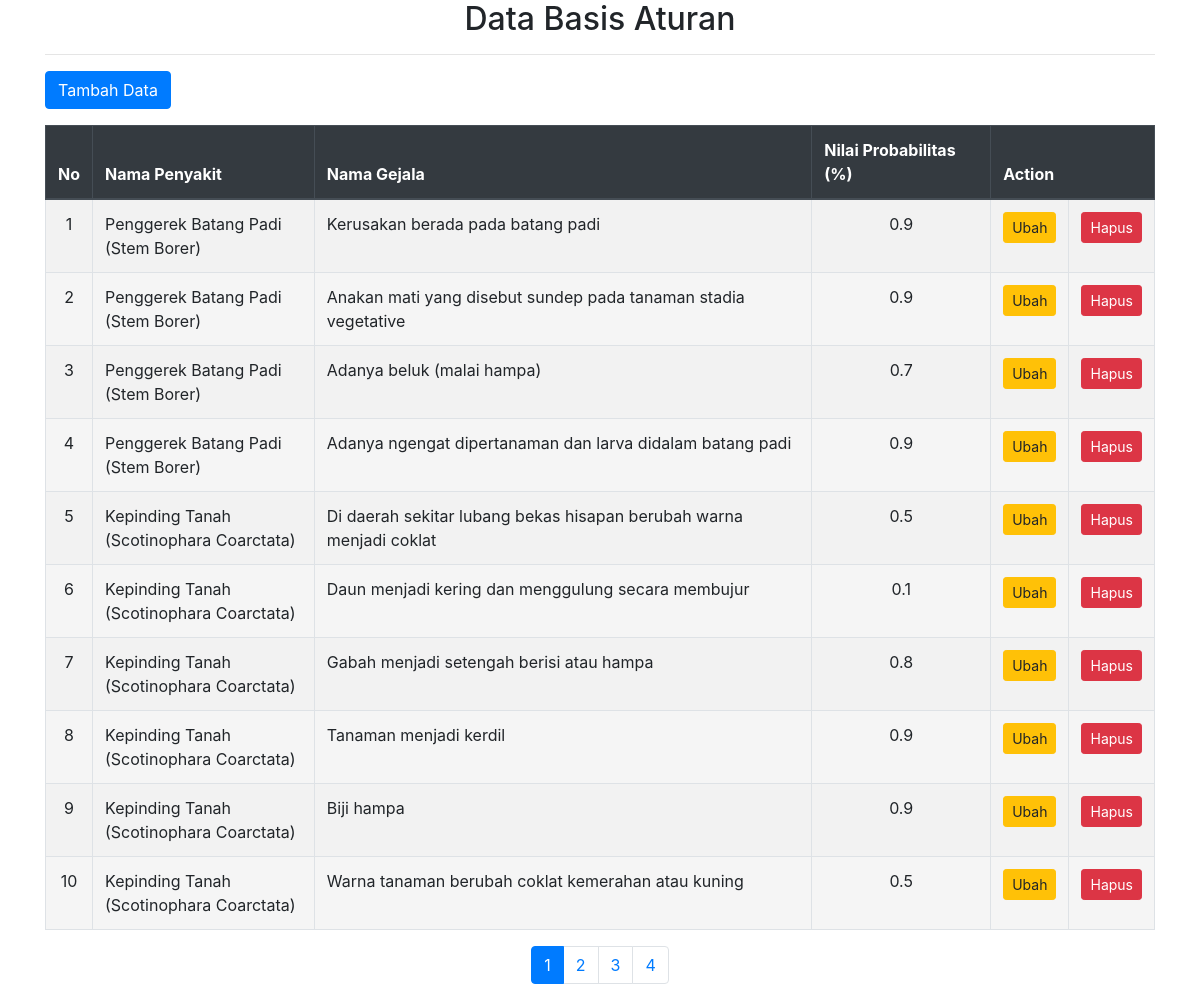
The page /pages_aturan/aturan_data.php on the database as committed earlier.
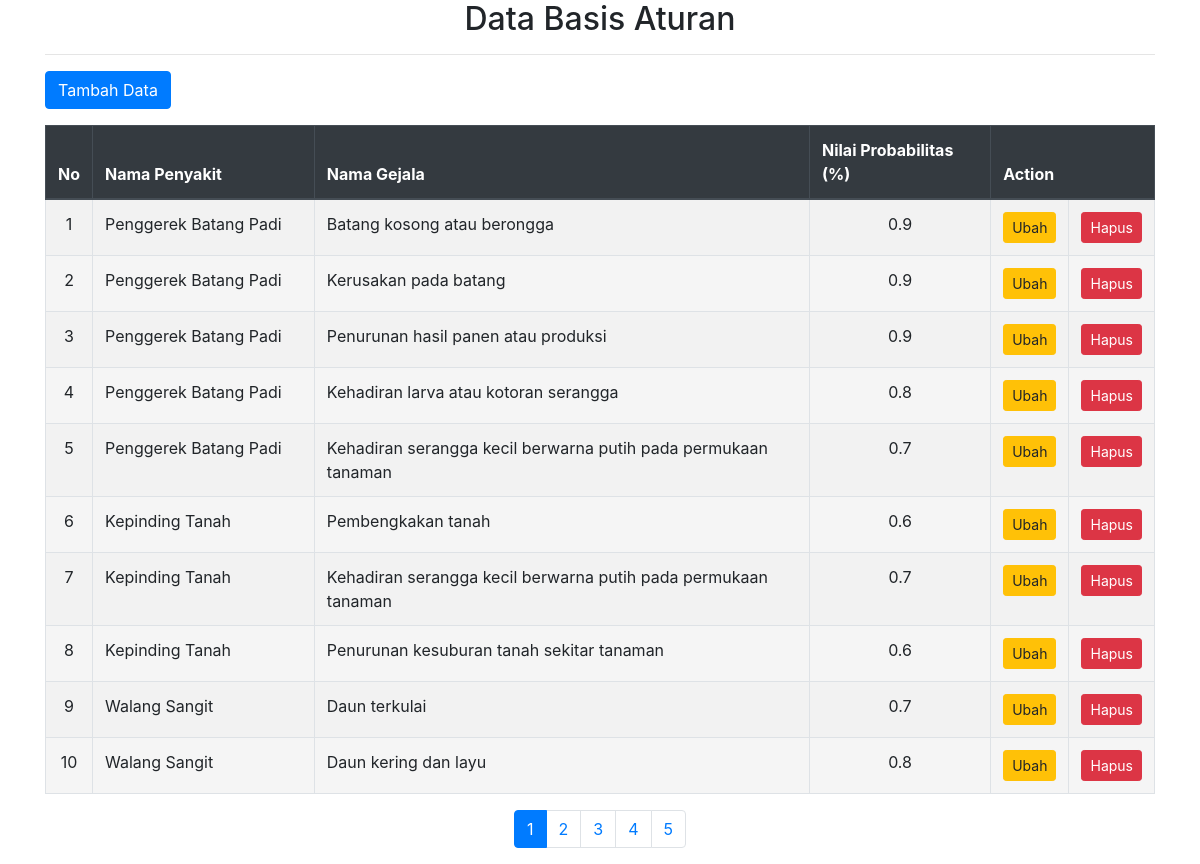
The same page on the database as committed later.
### tables this page shows
CREATE TABLE `tblaturan` (
  `kd_aturan` int(11) NOT NULL,
  `kd_gejala` varchar(7) NOT NULL,
  `kd_penyakit` varchar(7) NOT NULL,
  `nl_prob` decimal(2,1) NOT NULL
);

CREATE TABLE `tblpenyakit` (
  `kd_penyakit` varchar(7) NOT NULL,
  `nm_penyakit` varchar(40) NOT NULL,
  `nl_penyakit` float NOT NULL,
  `pengobatan` text NOT NULL
);

CREATE TABLE `tblgejala` (
  `kd_gejala` varchar(7) NOT NULL,
  `nm_gejala` varchar(80) NOT NULL
);

### pages_aturan/aturan_data.php (the view, shortened to what this page needs)
<?php
  include "lib/koneksi.php";
  $batas = 10;
  $halaman = isset($_GET['halaman']) ? $_GET['halaman'] : 1;
  if (empty($halaman)) {
    $posisi = 0;
    $halaman = 1;
  } else {
    $posisi = ($halaman - 1) * $batas;
  }
 ?>
<!DOCTYPE html>
<html lang="en">
<head>
  <link rel="stylesheet" href="https://maxcdn.bootstrapcdn.com/bootstrap/4.5.2/css/bootstrap.min.css">
</head>
<body>
<div class="container">
  <center><h2>Data Basis Aturan</h2></center><hr>
  <?php
    $query = "SELECT a.kd_aturan, b.kd_penyakit, b.nm_penyakit, c.kd_gejala, c.nm_gejala, a.nl_prob
            FROM tblaturan a
            JOIN tblpenyakit b ON a.kd_penyakit = b.kd_penyakit
            JOIN tblgejala c ON a.kd_gejala = c.kd_gejala
            ORDER BY b.kd_penyakit ASC, c.kd_gejala ASC
            LIMIT $posisi, $batas";
  $tampil = mysqli_query($konek, $query);
?>
<div class="mb-3">
    <form action="?open=Aturan-Add&status=tambah" target="_self" method="Post">
        <button type="submit" name="btntambah" class="btn btn-primary">Tambah Data</button>
    </form>
  </div>
  <table class="table table-striped table-bordered">
        <thead class="thead-dark">
          <tr>
        <th>No</th>
        <th width="20%">Nama Penyakit</th>
        <th>Nama Gejala</th>
        <th>Nilai Probabilitas (%)</th>
        <th colspan="2" width="10%">Action</th>
      </tr>
      </thead>
        <tbody>
  <?php
    $no = $posisi + 1;
    while ($data = mysqli_fetch_array($tampil)) {
      $warna = ($no % 2 == 1) ? '' : '#F5F5F5';
      echo "<tr bgcolor='$warna'>
              <td align='center'>$no</td>
              <td>$data[nm_penyakit]</td>
              <td>$data[nm_gejala]</td>
              <td align='center'>$data[nl_prob]</td>
              <td align='center'><a href='?open=Aturan-Edit&kode=$data[kd_aturan]' target='_self' alt='Edit Data' class='btn btn-warning btn-sm'>Ubah</a></td>
              <td align='center'><a href='?open=Aturan-Hapus&kode=$data[kd_aturan]' target='_self' alt='Delete Data' class='btn btn-danger btn-sm'>Hapus</a></td>
            </tr>";
      $no++;
    }
    echo "</table>";
    $semuadata = "SELECT a.kd_aturan, b.kd_penyakit, b.nm_penyakit, c.kd_gejala, c.nm_gejala, a.nl_prob
                  FROM tblaturan a
                  JOIN tblpenyakit b ON a.kd_penyakit = b.kd_penyakit
                  JOIN tblgejala c ON a.kd_gejala = c.kd_gejala
                  ORDER BY b.kd_penyakit ASC, c.kd_gejala ASC";
    $query2     = mysqli_query($konek, $semuadata);
    $jmldata    = mysqli_num_rows($query2);
    $jmlhalaman = ceil($jmldata / $batas);
echo "<ul class='pagination justify-content-center'>";
      for ($a = 1; $a <= $jmlhalaman; $a++) {
        if ($a != $halaman) {
          echo "<li class='page-item'><a class='page-link' href='?open=Basis-Aturan&halaman=$a'>$a</a></li>";
        } else {
          echo "<li class='page-item active'><a class='page-link' href='#'>$a</a></li>";
        }
      }
      echo "</ul>";
      ?>
    </div>
</body>
</html>

Rows that differ between the two databases and show on the page:
removed tblaturan: kd_penyakit.nm_penyakit "Penggerek Batang Padi (Stem Borer)", kd_gejala.nm_gejala "Kerusakan berada pada batang padi", nl_prob "0.9"
removed tblaturan: kd_penyakit.nm_penyakit "Penggerek Batang Padi (Stem Borer)", kd_gejala.nm_gejala "Anakan mati yang disebut sundep pada tanaman stadia vegetative", nl_prob "0.9"
removed tblaturan: kd_penyakit.nm_penyakit "Penggerek Batang Padi (Stem Borer)", kd_gejala.nm_gejala "Adanya beluk (malai hampa)", nl_prob "0.7"
removed tblaturan: kd_penyakit.nm_penyakit "Penggerek Batang Padi (Stem Borer)", kd_gejala.nm_gejala "Adanya ngengat dipertanaman dan larva didalam batang padi", nl_prob "0.9"
removed tblaturan: kd_penyakit.nm_penyakit "Kepinding Tanah (Scotinophara Coarctata)", kd_gejala.nm_gejala "Di daerah sekitar lubang bekas hisapan berubah warna menjadi coklat", nl_prob "0.5"
removed tblaturan: kd_penyakit.nm_penyakit "Kepinding Tanah (Scotinophara Coarctata)", kd_gejala.nm_gejala "Daun menjadi kering dan menggulung secara membujur", nl_prob "0.1"
removed tblaturan: kd_penyakit.nm_penyakit "Kepinding Tanah (Scotinophara Coarctata)", kd_gejala.nm_gejala "Gabah menjadi setengah berisi atau hampa", nl_prob "0.8"
removed tblaturan: kd_penyakit.nm_penyakit "Kepinding Tanah (Scotinophara Coarctata)", kd_gejala.nm_gejala "Tanaman menjadi kerdil", nl_prob "0.9"
removed tblaturan: kd_penyakit.nm_penyakit "Kepinding Tanah (Scotinophara Coarctata)", kd_gejala.nm_gejala "Biji hampa", nl_prob "0.9"
removed tblaturan: kd_penyakit.nm_penyakit "Kepinding Tanah (Scotinophara Coarctata)", kd_gejala.nm_gejala "Warna tanaman berubah coklat kemerahan atau kuning", nl_prob "0.5"
added tblaturan: kd_penyakit.nm_penyakit "Penggerek Batang Padi", kd_gejala.nm_gejala "Batang kosong atau berongga", nl_prob "0.9"
added tblaturan: kd_penyakit.nm_penyakit "Penggerek Batang Padi", kd_gejala.nm_gejala "Kerusakan pada batang", nl_prob "0.9"
added tblaturan: kd_penyakit.nm_penyakit "Penggerek Batang Padi", kd_gejala.nm_gejala "Penurunan hasil panen atau produksi", nl_prob "0.9"
added tblaturan: kd_penyakit.nm_penyakit "Penggerek Batang Padi", kd_gejala.nm_gejala "Kehadiran larva atau kotoran serangga", nl_prob "0.8"
added tblaturan: kd_penyakit.nm_penyakit "Penggerek Batang Padi", kd_gejala.nm_gejala "Kehadiran serangga kecil berwarna putih pada permukaan tanaman", nl_prob "0.7"
added tblaturan: kd_penyakit.nm_penyakit "Kepinding Tanah", kd_gejala.nm_gejala "Pembengkakan tanah", nl_prob "0.6"
added tblaturan: kd_penyakit.nm_penyakit "Kepinding Tanah", kd_gejala.nm_gejala "Kehadiran serangga kecil berwarna putih pada permukaan tanaman", nl_prob "0.7"
added tblaturan: kd_penyakit.nm_penyakit "Kepinding Tanah", kd_gejala.nm_gejala "Penurunan kesuburan tanah sekitar tanaman", nl_prob "0.6"
added tblaturan: kd_penyakit.nm_penyakit "Walang Sangit", kd_gejala.nm_gejala "Daun terkulai", nl_prob "0.7"
added tblaturan: kd_penyakit.nm_penyakit "Walang Sangit", kd_gejala.nm_gejala "Daun kering dan layu", nl_prob "0.8"
Other text that changed with them:
new list line: "5"
